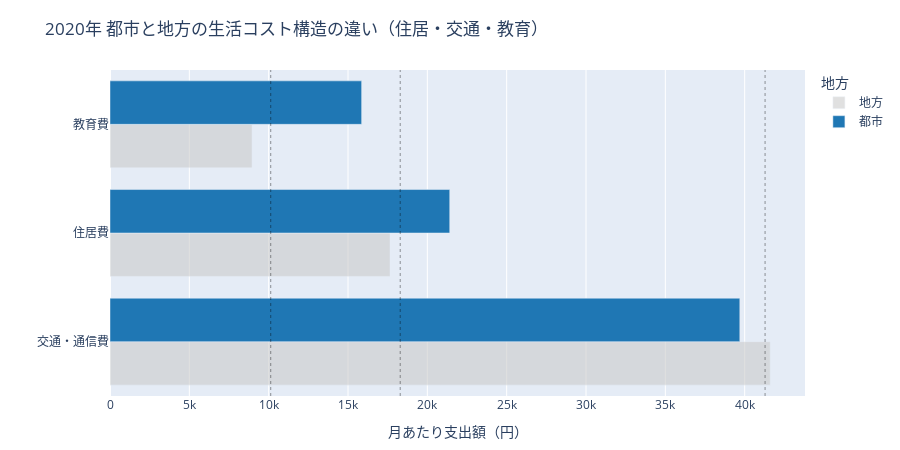

Notebook cell for this chart:
### Code cell
import pandas as pd
import plotly.express as px
import plotly.graph_objects as go

CSV_PATH = "SSDSE-B-2025.csv"
TARGET_YEAR = 2020

# -----------------------
# 1. データ読み込み
# -----------------------
df = pd.read_csv(CSV_PATH)
df_year = df[df["年度"] == TARGET_YEAR].copy()

# -----------------------
# 2. 注目する3カテゴリ
# -----------------------
focus_cols = {
    "住居費（二人以上の世帯）": "住居費",
    "交通・通信費（二人以上の世帯）": "交通・通信費",
    "教育費（二人以上の世帯）": "教育費",
}

# -----------------------
# 3. 都市 vs 地方 に分類
# -----------------------
metro = ["東京都", "神奈川県", "千葉県", "埼玉県",
         "愛知県", "大阪府", "兵庫県", "福岡県"]

def classify(pref):
    return "都市" if pref in metro else "地方"

df_year["地域"] = df_year["都道府県"].map(classify)

# -----------------------
# 4. ロング型に変換
# -----------------------
df_long = df_year.melt(
    id_vars=["都道府県", "地域"],
    value_vars=list(focus_cols.keys()),
    var_name="カテゴリ",
    value_name="支出額"
)

df_long["カテゴリ"] = df_long["カテゴリ"].map(focus_cols)

# -----------------------
# 5. 地域別平均
# -----------------------
region_mean = (
    df_long
    .groupby(["地域", "カテゴリ"], as_index=False)["支出額"]
    .mean()
)

# 全国平均（参照用）
national_mean = (
    df_long
    .groupby("カテゴリ", as_index=False)["支出額"]
    .mean()
)

# -----------------------
# 6. 可視化（ハイライト設計）
# -----------------------
fig = go.Figure()

# 色設計
colors = {
    "都市": "#1f77b4",   # 濃く
    "地方": "#cccccc"    # グレー
}

for region in ["地方", "都市"]:  # 地方 → 都市の順で描画
    sub = region_mean[region_mean["地域"] == region]
    fig.add_trace(go.Bar(
        x=sub["支出額"],
        y=sub["カテゴリ"],
        orientation="h",
        name=region,
        marker_color=colors[region],
        opacity=1.0 if region == "都市" else 0.6
    ))

# 全国平均の参照線
for _, row in national_mean.iterrows():
    fig.add_vline(
        x=row["支出額"],
        line_width=1,
        line_dash="dot",
        line_color="black",
        opacity=0.4
    )

# -----------------------
# 7. レイアウト調整
# -----------------------
fig.update_layout(
    title=f"{TARGET_YEAR}年 都市と地方の生活コスト構造の違い（住居・交通・教育）",
    barmode="group",
    xaxis_title="月あたり支出額（円）",
    yaxis_title="",
    legend_title="地方",
    width=900,
    height=450,
    margin=dict(l=80, r=40, t=70, b=40),
)

fig.show()

### Figure 1 — Plotly figure (JSON) as saved in the notebook; plotly's stock layout.template omitted (floating-point values rounded to 4 significant figures)
{"data": [{"marker": {"color": "#cccccc"}, "name": "地方", "opacity": 0.6, "orientation": "h", "type": "bar", "x": [41610.0, 17650.0, 8954.0], "y": ["交通・通信費", "住居費", "教育費"]}, {"marker": {"color": "#1f77b4"}, "name": "都市", "opacity": 1, "orientation": "h", "type": "bar", "x": [39693, 21411, 15860.0], "y": ["交通・通信費", "住居費", "教育費"]}], "layout": {"barmode": "group", "height": 450, "legend": {"title": {"text": "地方"}}, "margin": {"b": 40, "l": 80, "r": 40, "t": 70}, "shapes": [{"line": {"color": "black", "dash": "dot", "width": 1}, "opacity": 0.4, "type": "line", "x0": 41290.0, "x1": 41290.0, "xref": "x", "y0": 0, "y1": 1, "yref": "y domain"}, {"line": {"color": "black", "dash": "dot", "width": 1}, "opacity": 0.4, "type": "line", "x0": 18290.0, "x1": 18290.0, "xref": "x", "y0": 0, "y1": 1, "yref": "y domain"}, {"line": {"color": "black", "dash": "dot", "width": 1}, "opacity": 0.4, "type": "line", "x0": 10130.0, "x1": 10130.0, "xref": "x", "y0": 0, "y1": 1, "yref": "y domain"}], "title": {"text": "2020年 都市と地方の生活コスト構造の違い（住居・交通・教育）"}, "width": 900, "xaxis": {"title": {"text": "月あたり支出額（円）"}}, "yaxis": {"title": {"text": ""}}}}
